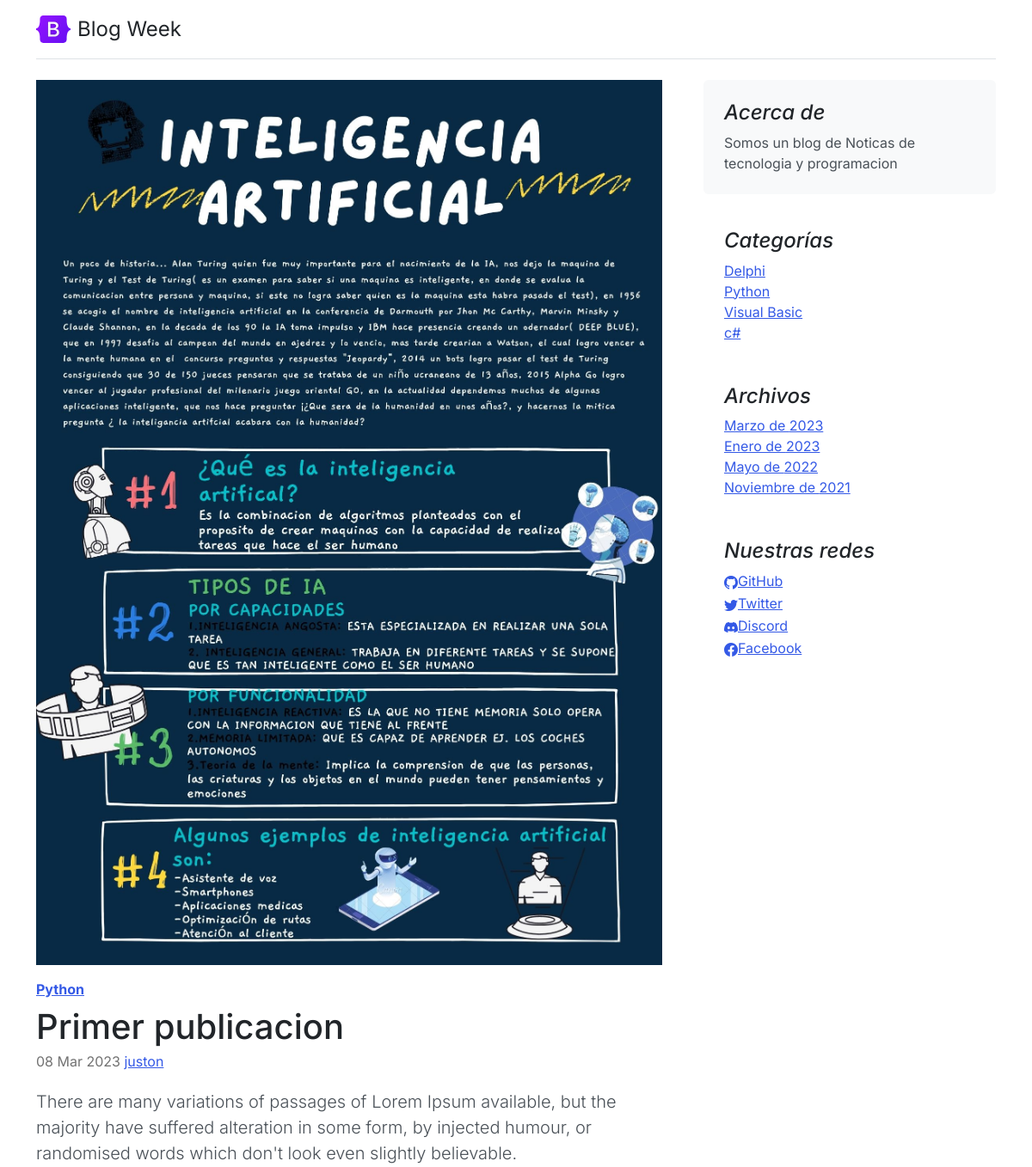
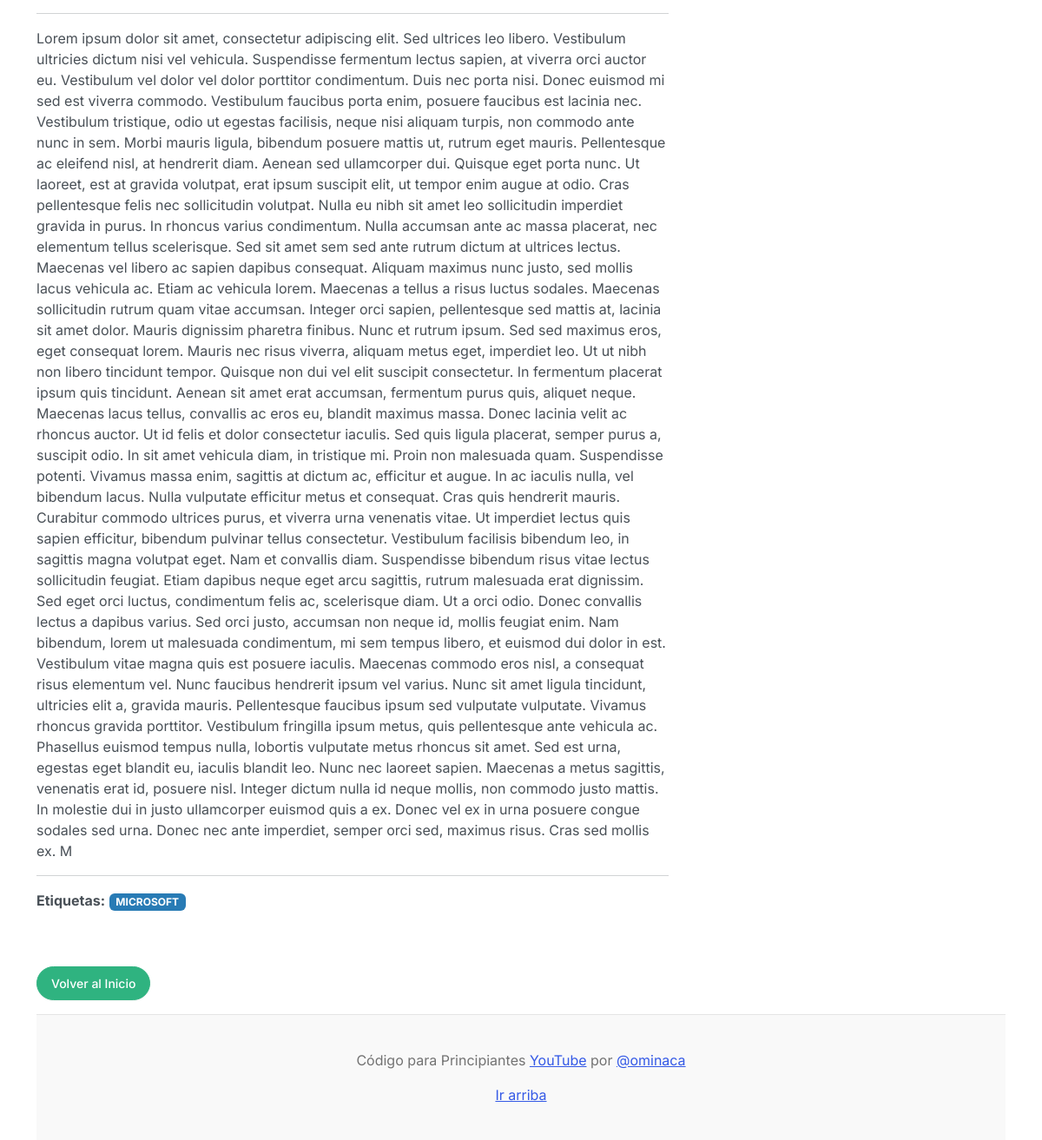
/post/1, run on the app's committed database (2 pictures, top to bottom).
### core/models.py (models this page shows, shortened)
class Post(models.Model):
    title= models.CharField(max_length=250, verbose_name='Titulo')
    excerpt= models.TextField(verbose_name='Bajada')
    content = RichTextField(verbose_name='Contenido')
    image=models.ImageField(upload_to='posts', null=True, blank=True, verbose_name='Imagen')
    published = models.BooleanField(default=False, verbose_name='Publicado')
    category=models.ForeignKey(Category, on_delete= models.CASCADE, related_name='get_posts', verbose_name='Categoria')
    author=models.ForeignKey(User,on_delete= models.CASCADE, related_name='get_posts', verbose_name='Autor')
    tags= models.ManyToManyField(Tag, verbose_name='Etiquetas')
    created = models.DateField(auto_now_add=True, verbose_name='Fecha de creacion')
    updated = models.DateField(auto_now=True, verbose_name='Fecha de modificacion')
    class Meta:
        verbose_name='Publicacion'
        verbose_name_plural='Publicaciones'
        ordering=['-created']

class Category(models.Model):
    name = models.CharField(max_length=200, unique=True, verbose_name='Nombre')
    active = models.BooleanField(default=True, verbose_name='Activo')
    created = models.DateField(auto_now_add=True, verbose_name='Fecha de creacion')
    updated = models.DateField(auto_now=True, verbose_name='Fecha de modificacion')
    class Meta:
        verbose_name='Categoria'
        verbose_name_plural='Categorias'
        ordering=['name']
    def __str__(self):
        return self.name

class Tag(models.Model):
    name = models.CharField(max_length=200, unique=True, verbose_name='Nombre')
    active = models.BooleanField(default=True, verbose_name='Activo')
    created = models.DateField(auto_now_add=True, verbose_name='Fecha de creacion')
    updated = models.DateField(auto_now=True, verbose_name='Fecha de modificacion')
    class Meta:
        verbose_name='Etiqueta'
        verbose_name_plural='Etiquetas'
        ordering=['name']

class About(models.Model):
    description = models.CharField(max_length=350, verbose_name='Descripcion')
    created = models.DateField(auto_now_add=True, verbose_name='Fecha de creacion')
    updated = models.DateField(auto_now=True, verbose_name='Fecha de modificacion')
    class Meta:
        verbose_name='Acerce de'
        verbose_name_plural='Acerca de Nosotros'
        ordering=['-created']
    def __str__(self):
        return self.description

class Link(models.Model):
    Key =models.CharField(max_length=100, verbose_name='Key Link')
    name= models.CharField(max_length=120, verbose_name='Red Social')
    url= models.URLField(max_length=350, blank=True, null= True, verbose_name= 'Enlace')
    icon= models.CharField(max_length=100,blank=True, null= True,  verbose_name='Icono')
    created = models.DateField(auto_now_add=True, verbose_name='Fecha de creacion')
    updated = models.DateField(auto_now=True, verbose_name='Fecha de modificacion')
    class Meta:
        verbose_name='Red Social'
        verbose_name_plural='Redes Sociales'
        ordering=['name']

### core/views.py (the view)
# urls.py: path('post/<int:post_id>',post, name='post'),
def post(request, post_id):
    try:
        post=get_object_or_404(Post,id=post_id)
        return render(request, 'core/detail.html',{'post':post})
    except:
        return render(request, 'core/404.html')

### core/processors.py (called while the page is built)
def ctx_dic_about(request):
    ctx_about={}
    ctx_about['ABOUT']= About.objects.latest('created')
    return ctx_about

def ctx_dic_category(request):
    ctx_category ={}
    ctx_category['categories'] = Category.objects.filter(active=True)
    return ctx_category

def ctx_dic_history(request):
    ctx_history={}
    ctx_history['dates']= Post.objects.dates('created','month', order='DESC').distinct()
    return ctx_history

def ctx_dic_link(request):
    ctx_link={}
    links = Link.objects.all()
    for link in links:
        ctx_link[link.Key] = {'url': link.url,'icon':link.icon}
    return ctx_link

### core/templates/core/detail.html
{% extends 'core/base.html'%}
{% load static %}
{% block TodosPost%}
<article class="blog-post">
    <div class="col-auto d-none d-lg-block">
      <img src= {{ post.image.url }} class="img-fluid" alt="">
    </div>
    <strong class="d-inline-block mb-2 mt-3 text-primary"><a href={% url 'category' post.category.id %}>{{ post.category}}</a></strong>
    <h2 class="blog-post-title mb-1">{{ post.title}}</h2>
    <p class="blog-post-meta">{{ post.created|date:"d M Y" }} <a href={% url 'author' post.author.id %}>{{post.author}}</a></p>
    <p class="lead my-3">{{ post.excerpt }}</p>
    <hr>
    <p>{{ post.content | safe}}</p>
    <hr>
    <strong>Etiquetas:</strong>
    {% for tag in post.tags.all%}
    <span class="badge text-bg-info">{{ tag.name | upper }}</span>
    {% endfor %}
</article>
<div class="my-3">
    <a class="btn btn-success rounded-pill" href={% url 'home' %}>Volver al Inicio</a>
</div>
{%endblock%}

### core/templates/core/base.html (shortened to what this page needs)
<!doctype html>
<html lang="es">
<head>
    <link rel="stylesheet" href="https://cdn.jsdelivr.net/npm/bootstrap-icons@1.10.3/font/bootstrap-icons.css">
    {% load static %}
    <link href={% static 'core/css/bootstrap.min.css'%} rel="stylesheet">
    <link href={% static 'core/css/blog.css'%} rel="stylesheet">
</head>
<body>
  <div class="container">
    <header class="d-flex flex-wrap justify-content-center py-3 mb-4 border-bottom">
      <a href="index.html" class="d-flex align-items-center mb-3 mb-md-0 me-md-auto text-dark text-decoration-none">
        <img class="bi me-2" width="40" height="32" src={% static 'core/img/bootstrap-logo.svg'%}>
        <span class="fs-4">Blog Week</span>
      </a>
    </header>
    <main class="mt-2">
      <section class="row g-5">
        <div class="col-md-8">
            {% block TodosPost%} {% endblock %}
        </div>
        <aside class="col-md-4">
          <div class="position-sticky" style="top: 2rem;">
            <div class="p-4 mb-3 bg-light rounded">
              <h4 class="fst-italic">Acerca de</h4>
              <p class="mb-0">{{ABOUT}}</p>
            </div>
            <div class="p-4">
              <h4 class="fst-italic">Categorías</h4>
              <ol class="list-unstyled mb-0">
                {%for item in categories %}
                <li><a href={% url 'category' item.id %}> {{ item.name}}</a></li>
                {% endfor %}
              </ol>
            </div>
            <div class="p-4">
              <h4 class="fst-italic">Archivos</h4>
              <ol class="list-unstyled mb-0">
                {% for item in dates %}
                <li>
                  {% if item.month == 1 %}<a href={% url 'dates' item.month item.year %}>Enero de {{ item.year }}</a>{% endif %}
                  {% if item.month == 3 %}<a href={% url 'dates' item.month item.year %}>Marzo de {{ item.year }}</a>{% endif %}
                  {% if item.month == 5 %}<a href={% url 'dates' item.month item.year %}>Mayo de {{ item.year }}</a>{% endif %}
                  {% if item.month == 11 %}<a href={% url 'dates' item.month item.year %}>Noviembre de {{ item.year }}</a>{% endif %}
                </li>
                {% endfor %}
              </ol>
            </div>
            <div class="p-4">
              <h4 class="fst-italic">Nuestras redes</h4>
              <ol class="list-unstyled">
                {% if LINK_GITHUB.url %}
                <li><a href={{ LINK_GITHUB.url}}><i class ="{{LINK_GITHUB.icon}}"></i>GitHub</a></li>
                {% endif %}
                {% if LINK_TWITTER.url %}
                  <li><a href={{ LINK_TWITTER.url}}><i class ="{{LINK_TWITTER.icon}}"></i>Twitter</a></li>
                {% endif %}
                {% if LINK_DISCORD.url %}
                  <li><a href={{ LINK_DISCORD.url}}><i class ="{{LINK_DISCORD.icon}}"></i>Discord</a></li>
                {% endif %}
                {% if KEY_FACEBOOK.url %}
                  <li><a href={{ KEY_FACEBOOK.url}}><i class ="{{KEY_FACEBOOK.icon}}"></i>Facebook</a></li>
                {% endif %}
              </ol>
            </div>
          </div>
        </aside>
      </section>
    </main>
    <footer class="blog-footer">
      <p>Código para Principiantes <a href="https://www.youtube.com/channel/UCojloc55DB6zD6zB7-kTWWQ">YouTube</a> por <a href="https://twitter.com/ominaca">@ominaca</a></p>
      <p>
        <a href="#">Ir arriba</a>
      </p>
    </footer>
  </div>
</body>
</html>

### core/static/core/css/blog.css (style rules this page uses)
.blog-post { margin-bottom: 4rem; }
.blog-post-title { font-size: 2.5rem; }
.blog-post-meta { margin-bottom: 1.25rem; color: #727272; }
.blog-footer { padding: 2.5rem 0; color: #727272; text-align: center; background-color: #f9f9f9; border-top: .05rem solid #e5e5e5; }
.blog-footer p:last-child { margin-bottom: 0; }
.bi { vertical-align: -.125em; fill: currentColor; }

### data on the page
Post: image (picture), category "Python", title "Primer publicacion", created "08 Mar 2023", author "juston", excerpt "There are many variations of passages of Lorem Ipsum available, but the majority have suffered alteration in some form, by injected humour, or randomised words which don't look even slightly believable.", content "Lorem ipsum dolor sit amet, consectetur adipiscing elit. Sed ultrices leo libero. Vestibulum ultricies dictum nisi vel vehicula. Suspendisse fermentum lectus sapien, at viverra orci auctor eu. Vestibulum vel dolor vel dolor porttitor condimentum. Duis nec porta nisi. Donec euismod mi sed est viverra commodo. Vestibulum faucibus porta enim, posuere faucibus est lacinia nec. Vestibulum tristique, odio ut egestas facilisis, neque nisi aliquam turpis, non commodo ante nunc in sem. Morbi mauris ligula, bibendum posuere mattis ut, rutrum eget mauris. Pellentesque ac eleifend nisl, at hendrerit diam. Aenean sed ullamcorper dui. Quisque eget porta nunc. Ut laoreet, est at gravida volutpat, erat…"
Tag: name "MICROSOFT"
About: description "Somos un blog de Noticas de tecnologia y programacion"
Category: name "Delphi"
Category: name "Python"
Category: name "Visual Basic"
Category: name "c#"

### other printed values
{{ item.year }} "2023"
{{ item.year }} "2022"
{{ item.year }} "2021"
